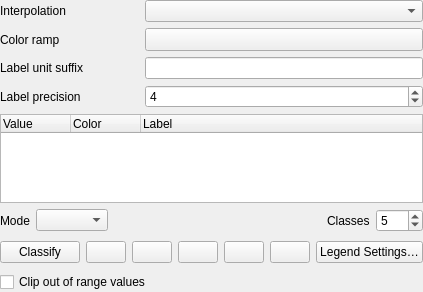
<?xml version="1.0" encoding="UTF-8"?>
<ui version="4.0">
 <class>QgsColorRampShaderWidgetBase</class>
 <widget class="QWidget" name="QgsColorRampShaderWidgetBase">
  <property name="geometry">
   <rect>
    <x>0</x>
    <y>0</y>
    <width>397</width>
    <height>292</height>
   </rect>
  </property>
  <property name="windowTitle">
   <string notr="true">Form</string>
  </property>
  <layout class="QGridLayout" name="gridLayout">
   <property name="leftMargin">
    <number>0</number>
   </property>
   <property name="topMargin">
    <number>0</number>
   </property>
   <property name="rightMargin">
    <number>0</number>
   </property>
   <property name="bottomMargin">
    <number>0</number>
   </property>
   <item row="4" column="0" colspan="3">
    <widget class="QTreeWidget" name="mColormapTreeWidget">
     <property name="sizePolicy">
      <sizepolicy hsizetype="Expanding" vsizetype="Expanding">
       <horstretch>0</horstretch>
       <verstretch>0</verstretch>
      </sizepolicy>
     </property>
     <property name="minimumSize">
      <size>
       <width>0</width>
       <height>0</height>
      </size>
     </property>
     <attribute name="headerMinimumSectionSize">
      <number>10</number>
     </attribute>
     <attribute name="headerDefaultSectionSize">
      <number>70</number>
     </attribute>
     <attribute name="headerStretchLastSection">
      <bool>true</bool>
     </attribute>
     <column>
      <property name="text">
       <string>Value</string>
      </property>
     </column>
     <column>
      <property name="text">
       <string>Color</string>
      </property>
     </column>
     <column>
      <property name="text">
       <string>Label</string>
      </property>
     </column>
    </widget>
   </item>
   <item row="1" column="1" colspan="2">
    <widget class="QgsColorRampButton" name="btnColorRamp">
     <property name="sizePolicy">
      <sizepolicy hsizetype="Expanding" vsizetype="Fixed">
       <horstretch>0</horstretch>
       <verstretch>0</verstretch>
      </sizepolicy>
     </property>
     <property name="minimumSize">
      <size>
       <width>120</width>
       <height>0</height>
      </size>
     </property>
     <property name="maximumSize">
      <size>
       <width>16777215</width>
       <height>16777215</height>
      </size>
     </property>
    </widget>
   </item>
   <item row="0" column="0">
    <widget class="QLabel" name="mColorInterpolationLabel">
     <property name="text">
      <string>Interpolation</string>
     </property>
    </widget>
   </item>
   <item row="5" column="0" colspan="3">
    <layout class="QHBoxLayout" name="horizontalLayout_5">
     <item>
      <widget class="QLabel" name="mClassificationModeLabel">
       <property name="text">
        <string>Mode</string>
       </property>
      </widget>
     </item>
     <item>
      <widget class="QComboBox" name="mClassificationModeComboBox"/>
     </item>
     <item>
      <spacer name="horizontalSpacer_4">
       <property name="orientation">
        <enum>Qt::Horizontal</enum>
       </property>
       <property name="sizeHint" stdset="0">
        <size>
         <width>40</width>
         <height>20</height>
        </size>
       </property>
      </spacer>
     </item>
     <item>
      <widget class="QLabel" name="mNumberOfEntriesLabel">
       <property name="text">
        <string>Classes</string>
       </property>
      </widget>
     </item>
     <item>
      <widget class="QgsSpinBox" name="mNumberOfEntriesSpinBox">
       <property name="sizePolicy">
        <sizepolicy hsizetype="Fixed" vsizetype="Fixed">
         <horstretch>0</horstretch>
         <verstretch>0</verstretch>
        </sizepolicy>
       </property>
       <property name="minimum">
        <number>2</number>
       </property>
       <property name="maximum">
        <number>255</number>
       </property>
       <property name="value">
        <number>5</number>
       </property>
      </widget>
     </item>
    </layout>
   </item>
   <item row="0" column="1" colspan="2">
    <widget class="QComboBox" name="mColorInterpolationComboBox"/>
   </item>
   <item row="6" column="0" colspan="3">
    <layout class="QHBoxLayout" name="horizontalLayout_3">
     <item>
      <widget class="QPushButton" name="mClassifyButton">
       <property name="text">
        <string>Classify</string>
       </property>
      </widget>
     </item>
     <item>
      <widget class="QPushButton" name="mAddEntryButton">
       <property name="toolTip">
        <string>Add values manually</string>
       </property>
       <property name="icon">
        <iconset resource="../../images/images.qrc">
         <normaloff>:/images/themes/default/symbologyAdd.svg</normaloff>:/images/themes/default/symbologyAdd.svg</iconset>
       </property>
      </widget>
     </item>
     <item>
      <widget class="QPushButton" name="mDeleteEntryButton">
       <property name="toolTip">
        <string>Remove selected row(s)</string>
       </property>
       <property name="icon">
        <iconset resource="../../images/images.qrc">
         <normaloff>:/images/themes/default/symbologyRemove.svg</normaloff>:/images/themes/default/symbologyRemove.svg</iconset>
       </property>
      </widget>
     </item>
     <item>
      <widget class="QPushButton" name="mLoadFromBandButton">
       <property name="toolTip">
        <string>Load color map from band</string>
       </property>
       <property name="icon">
        <iconset resource="../../images/images.qrc">
         <normaloff>:/images/themes/default/mActionReload.svg</normaloff>:/images/themes/default/mActionReload.svg</iconset>
       </property>
      </widget>
     </item>
     <item>
      <widget class="QPushButton" name="mLoadFromFileButton">
       <property name="toolTip">
        <string>Load color map from file</string>
       </property>
       <property name="icon">
        <iconset resource="../../images/images.qrc">
         <normaloff>:/images/themes/default/mActionFileOpen.svg</normaloff>:/images/themes/default/mActionFileOpen.svg</iconset>
       </property>
      </widget>
     </item>
     <item>
      <widget class="QPushButton" name="mExportToFileButton">
       <property name="toolTip">
        <string>Export color map to file</string>
       </property>
       <property name="icon">
        <iconset resource="../../images/images.qrc">
         <normaloff>:/images/themes/default/mActionFileSaveAs.svg</normaloff>:/images/themes/default/mActionFileSaveAs.svg</iconset>
       </property>
      </widget>
     </item>
     <item>
      <spacer name="horizontalSpacer">
       <property name="orientation">
        <enum>Qt::Horizontal</enum>
       </property>
       <property name="sizeHint" stdset="0">
        <size>
         <width>48</width>
         <height>28</height>
        </size>
       </property>
      </spacer>
     </item>
     <item>
      <widget class="QPushButton" name="mLegendSettingsButton">
       <property name="text">
        <string>Legend Settings…</string>
       </property>
      </widget>
     </item>
    </layout>
   </item>
   <item row="7" column="0" colspan="3">
    <widget class="QCheckBox" name="mClipCheckBox">
     <property name="toolTip">
      <string>If checked, any pixels with a value out of range will not be rendered</string>
     </property>
     <property name="text">
      <string>Clip out of range values</string>
     </property>
    </widget>
   </item>
   <item row="2" column="1" colspan="2">
    <widget class="QLineEdit" name="mUnitLineEdit">
     <property name="toolTip">
      <string>Unit suffix</string>
     </property>
    </widget>
   </item>
   <item row="2" column="0">
    <widget class="QLabel" name="mUnitLabel">
     <property name="text">
      <string>Label unit suffix</string>
     </property>
     <property name="wordWrap">
      <bool>true</bool>
     </property>
    </widget>
   </item>
   <item row="1" column="0">
    <widget class="QLabel" name="mColorInterpolationLabel_2">
     <property name="text">
      <string>Color ramp</string>
     </property>
    </widget>
   </item>
   <item row="3" column="0">
    <widget class="QLabel" name="mLabelPrecisionLabel">
     <property name="text">
      <string>Label precision</string>
     </property>
    </widget>
   </item>
   <item row="3" column="1" colspan="2">
    <widget class="QgsSpinBox" name="mLabelPrecisionSpinBox">
     <property name="toolTip">
      <string>Precision of upper and lower values in label text.
Positive is number of decimal places
Negative rounds to powers of 10</string>
     </property>
     <property name="minimum">
      <number>-10</number>
     </property>
     <property name="maximum">
      <number>16</number>
     </property>
     <property name="value">
      <number>4</number>
     </property>
    </widget>
   </item>
  </layout>
 </widget>
 <customwidgets>
  <customwidget>
   <class>QgsSpinBox</class>
   <extends>QSpinBox</extends>
   <header>qgsspinbox.h</header>
  </customwidget>
  <customwidget>
   <class>QgsColorRampButton</class>
   <extends>QToolButton</extends>
   <header>qgscolorrampbutton.h</header>
   <container>1</container>
  </customwidget>
 </customwidgets>
 <tabstops>
  <tabstop>mColorInterpolationComboBox</tabstop>
  <tabstop>btnColorRamp</tabstop>
  <tabstop>mUnitLineEdit</tabstop>
  <tabstop>mLabelPrecisionSpinBox</tabstop>
  <tabstop>mColormapTreeWidget</tabstop>
  <tabstop>mClassificationModeComboBox</tabstop>
  <tabstop>mNumberOfEntriesSpinBox</tabstop>
  <tabstop>mClassifyButton</tabstop>
  <tabstop>mAddEntryButton</tabstop>
  <tabstop>mDeleteEntryButton</tabstop>
  <tabstop>mLoadFromBandButton</tabstop>
  <tabstop>mLoadFromFileButton</tabstop>
  <tabstop>mExportToFileButton</tabstop>
  <tabstop>mLegendSettingsButton</tabstop>
  <tabstop>mClipCheckBox</tabstop>
 </tabstops>
 <resources>
  <include location="../../images/images.qrc"/>
 </resources>
 <connections/>
</ui>
